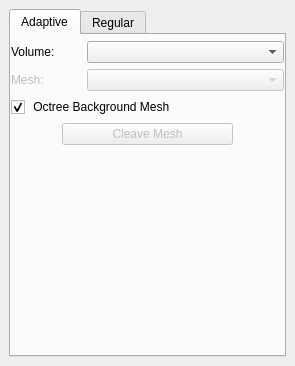
<?xml version="1.0" encoding="UTF-8"?>
<ui version="4.0">
 <class>CleaverWidget</class>
 <widget class="QDockWidget" name="CleaverWidget">
  <property name="geometry">
   <rect>
    <x>0</x>
    <y>0</y>
    <width>295</width>
    <height>366</height>
   </rect>
  </property>
  <property name="sizePolicy">
   <sizepolicy hsizetype="Minimum" vsizetype="Minimum">
    <horstretch>0</horstretch>
    <verstretch>0</verstretch>
   </sizepolicy>
  </property>
  <property name="minimumSize">
   <size>
    <width>295</width>
    <height>366</height>
   </size>
  </property>
  <property name="maximumSize">
   <size>
    <width>524287</width>
    <height>524287</height>
   </size>
  </property>
  <property name="windowTitle">
   <string>Cleaving Tool</string>
  </property>
  <widget class="QWidget" name="dockWidgetContents">
   <layout class="QVBoxLayout" name="verticalLayout">
    <item>
     <widget class="QTabWidget" name="tabWidget">
      <property name="currentIndex">
       <number>0</number>
      </property>
      <widget class="QWidget" name="adaptiveTab">
       <property name="sizePolicy">
        <sizepolicy hsizetype="Expanding" vsizetype="Expanding">
         <horstretch>0</horstretch>
         <verstretch>0</verstretch>
        </sizepolicy>
       </property>
       <attribute name="title">
        <string>Adaptive</string>
       </attribute>
       <layout class="QVBoxLayout" name="verticalLayout_3">
        <property name="spacing">
         <number>6</number>
        </property>
        <property name="leftMargin">
         <number>0</number>
        </property>
        <property name="topMargin">
         <number>0</number>
        </property>
        <property name="rightMargin">
         <number>0</number>
        </property>
        <item>
         <widget class="QWidget" name="topologyWidget" native="true">
          <layout class="QVBoxLayout" name="verticalLayout_4">
           <property name="leftMargin">
            <number>0</number>
           </property>
           <property name="topMargin">
            <number>0</number>
           </property>
           <property name="rightMargin">
            <number>0</number>
           </property>
           <property name="bottomMargin">
            <number>0</number>
           </property>
          </layout>
         </widget>
        </item>
        <item>
         <widget class="QWidget" name="volumeWidget" native="true">
          <layout class="QHBoxLayout" name="horizontalLayout_2">
           <property name="leftMargin">
            <number>0</number>
           </property>
           <property name="topMargin">
            <number>0</number>
           </property>
           <property name="rightMargin">
            <number>0</number>
           </property>
           <property name="bottomMargin">
            <number>0</number>
           </property>
           <item>
            <widget class="QLabel" name="volumeLabel">
             <property name="minimumSize">
              <size>
               <width>70</width>
               <height>0</height>
              </size>
             </property>
             <property name="maximumSize">
              <size>
               <width>70</width>
               <height>16777215</height>
              </size>
             </property>
             <property name="text">
              <string>Volume:</string>
             </property>
            </widget>
           </item>
           <item>
            <widget class="QComboBox" name="volumeBox"/>
           </item>
          </layout>
         </widget>
        </item>
        <item>
         <widget class="QWidget" name="meshWidget" native="true">
          <property name="enabled">
           <bool>false</bool>
          </property>
          <layout class="QHBoxLayout" name="horizontalLayout_3">
           <property name="leftMargin">
            <number>0</number>
           </property>
           <property name="topMargin">
            <number>0</number>
           </property>
           <property name="rightMargin">
            <number>0</number>
           </property>
           <property name="bottomMargin">
            <number>0</number>
           </property>
           <item>
            <widget class="QLabel" name="meshLabel">
             <property name="minimumSize">
              <size>
               <width>70</width>
               <height>0</height>
              </size>
             </property>
             <property name="maximumSize">
              <size>
               <width>70</width>
               <height>16777215</height>
              </size>
             </property>
             <property name="text">
              <string>Mesh:</string>
             </property>
            </widget>
           </item>
           <item>
            <widget class="QComboBox" name="comboBox"/>
           </item>
          </layout>
         </widget>
        </item>
        <item>
         <widget class="QWidget" name="autoWidget" native="true">
          <layout class="QHBoxLayout" name="horizontalLayout_6">
           <property name="leftMargin">
            <number>0</number>
           </property>
           <property name="topMargin">
            <number>0</number>
           </property>
           <property name="rightMargin">
            <number>0</number>
           </property>
           <property name="bottomMargin">
            <number>0</number>
           </property>
           <item>
            <widget class="QCheckBox" name="octreeCheckbox">
             <property name="text">
              <string> Octree Background Mesh</string>
             </property>
             <property name="checked">
              <bool>true</bool>
             </property>
             <property name="tristate">
              <bool>false</bool>
             </property>
            </widget>
           </item>
          </layout>
         </widget>
        </item>
        <item>
         <widget class="QWidget" name="cleaveButtonWidget" native="true">
          <layout class="QHBoxLayout" name="horizontalLayout_7">
           <property name="leftMargin">
            <number>0</number>
           </property>
           <property name="topMargin">
            <number>0</number>
           </property>
           <property name="rightMargin">
            <number>0</number>
           </property>
           <property name="bottomMargin">
            <number>0</number>
           </property>
           <item>
            <spacer name="rightHorizontalSpacer">
             <property name="orientation">
              <enum>Qt::Horizontal</enum>
             </property>
             <property name="sizeHint" stdset="0">
              <size>
               <width>40</width>
               <height>20</height>
              </size>
             </property>
            </spacer>
           </item>
           <item>
            <widget class="QPushButton" name="createMeshButton">
             <property name="enabled">
              <bool>false</bool>
             </property>
             <property name="sizePolicy">
              <sizepolicy hsizetype="Expanding" vsizetype="Fixed">
               <horstretch>0</horstretch>
               <verstretch>0</verstretch>
              </sizepolicy>
             </property>
             <property name="minimumSize">
              <size>
               <width>171</width>
               <height>0</height>
              </size>
             </property>
             <property name="text">
              <string>Cleave Mesh</string>
             </property>
            </widget>
           </item>
           <item>
            <spacer name="leftHorizontalSpacer">
             <property name="orientation">
              <enum>Qt::Horizontal</enum>
             </property>
             <property name="sizeHint" stdset="0">
              <size>
               <width>40</width>
               <height>20</height>
              </size>
             </property>
            </spacer>
           </item>
          </layout>
         </widget>
        </item>
        <item>
         <spacer name="verticalSpacer">
          <property name="orientation">
           <enum>Qt::Vertical</enum>
          </property>
          <property name="sizeHint" stdset="0">
           <size>
            <width>20</width>
            <height>40</height>
           </size>
          </property>
         </spacer>
        </item>
       </layout>
      </widget>
      <widget class="QWidget" name="regularTab">
       <property name="sizePolicy">
        <sizepolicy hsizetype="Expanding" vsizetype="Expanding">
         <horstretch>0</horstretch>
         <verstretch>0</verstretch>
        </sizepolicy>
       </property>
       <attribute name="title">
        <string>Regular</string>
       </attribute>
       <layout class="QVBoxLayout" name="verticalLayout_2">
        <property name="spacing">
         <number>4</number>
        </property>
        <property name="leftMargin">
         <number>0</number>
        </property>
        <property name="topMargin">
         <number>4</number>
        </property>
        <property name="rightMargin">
         <number>0</number>
        </property>
        <property name="bottomMargin">
         <number>20</number>
        </property>
        <item>
         <widget class="QWidget" name="regularVolumeWidget" native="true">
          <property name="minimumSize">
           <size>
            <width>0</width>
            <height>0</height>
           </size>
          </property>
          <layout class="QHBoxLayout" name="horizontalLayout_9">
           <property name="spacing">
            <number>-1</number>
           </property>
           <property name="leftMargin">
            <number>0</number>
           </property>
           <property name="topMargin">
            <number>0</number>
           </property>
           <property name="rightMargin">
            <number>0</number>
           </property>
           <property name="bottomMargin">
            <number>0</number>
           </property>
           <item>
            <widget class="QLabel" name="regularVolumeLabel">
             <property name="minimumSize">
              <size>
               <width>70</width>
               <height>0</height>
              </size>
             </property>
             <property name="maximumSize">
              <size>
               <width>70</width>
               <height>16777215</height>
              </size>
             </property>
             <property name="text">
              <string>Volume:</string>
             </property>
            </widget>
           </item>
           <item>
            <widget class="QComboBox" name="regularVolumeBox"/>
           </item>
          </layout>
         </widget>
        </item>
        <item>
         <widget class="QWidget" name="alphaShortWidget" native="true">
          <layout class="QHBoxLayout" name="horizontalLayout_5">
           <property name="leftMargin">
            <number>0</number>
           </property>
           <property name="topMargin">
            <number>0</number>
           </property>
           <property name="rightMargin">
            <number>0</number>
           </property>
           <property name="bottomMargin">
            <number>0</number>
           </property>
           <item>
            <widget class="QLabel" name="alphaShortLabel">
             <property name="text">
              <string>Alpha Short:</string>
             </property>
            </widget>
           </item>
           <item>
            <widget class="QDoubleSpinBox" name="alphaShortSpinner">
             <property name="decimals">
              <number>4</number>
             </property>
             <property name="singleStep">
              <double>0.010000000000000</double>
             </property>
             <property name="value">
              <double>0.203000000000000</double>
             </property>
            </widget>
           </item>
          </layout>
         </widget>
        </item>
        <item>
         <widget class="QWidget" name="alphaLongWidget" native="true">
          <layout class="QHBoxLayout" name="horizontalLayout_4">
           <property name="leftMargin">
            <number>0</number>
           </property>
           <property name="topMargin">
            <number>0</number>
           </property>
           <property name="rightMargin">
            <number>0</number>
           </property>
           <property name="bottomMargin">
            <number>0</number>
           </property>
           <item>
            <widget class="QLabel" name="alphaLongLabel">
             <property name="text">
              <string>Alpha Long:</string>
             </property>
            </widget>
           </item>
           <item>
            <widget class="QDoubleSpinBox" name="alphaLongSpinner">
             <property name="decimals">
              <number>4</number>
             </property>
             <property name="singleStep">
              <double>0.010000000000000</double>
             </property>
             <property name="value">
              <double>0.357000000000000</double>
             </property>
            </widget>
           </item>
          </layout>
         </widget>
        </item>
        <item>
         <widget class="QWidget" name="scalingWidget" native="true">
          <layout class="QHBoxLayout" name="horizontalLayout">
           <property name="leftMargin">
            <number>0</number>
           </property>
           <property name="topMargin">
            <number>0</number>
           </property>
           <property name="rightMargin">
            <number>0</number>
           </property>
           <property name="bottomMargin">
            <number>0</number>
           </property>
           <item>
            <widget class="QLabel" name="scalingLabel">
             <property name="text">
              <string>Sample Scale:</string>
             </property>
            </widget>
           </item>
           <item>
            <widget class="QDoubleSpinBox" name="scalingSpinner">
             <property name="decimals">
              <number>4</number>
             </property>
             <property name="minimum">
              <double>0.000100000000000</double>
             </property>
             <property name="maximum">
              <double>50.000000000000000</double>
             </property>
             <property name="singleStep">
              <double>0.010000000000000</double>
             </property>
             <property name="value">
              <double>1.000000000000000</double>
             </property>
            </widget>
           </item>
          </layout>
         </widget>
        </item>
        <item>
         <widget class="QWidget" name="paddingWidget" native="true">
          <property name="minimumSize">
           <size>
            <width>0</width>
            <height>30</height>
           </size>
          </property>
          <layout class="QHBoxLayout" name="horizontalLayout_10">
           <property name="leftMargin">
            <number>0</number>
           </property>
           <property name="topMargin">
            <number>0</number>
           </property>
           <property name="rightMargin">
            <number>0</number>
           </property>
           <property name="bottomMargin">
            <number>0</number>
           </property>
           <item>
            <widget class="QLabel" name="label_2">
             <property name="text">
              <string>Padding:</string>
             </property>
            </widget>
           </item>
           <item>
            <widget class="QSpinBox" name="paddingSpinner"/>
           </item>
          </layout>
         </widget>
        </item>
        <item>
         <widget class="QWidget" name="regularButtonWidget" native="true">
          <property name="minimumSize">
           <size>
            <width>0</width>
            <height>0</height>
           </size>
          </property>
          <layout class="QHBoxLayout" name="horizontalLayout_8">
           <property name="spacing">
            <number>-1</number>
           </property>
           <property name="leftMargin">
            <number>0</number>
           </property>
           <property name="topMargin">
            <number>0</number>
           </property>
           <property name="rightMargin">
            <number>0</number>
           </property>
           <property name="bottomMargin">
            <number>0</number>
           </property>
           <item>
            <spacer name="horizontalSpacerRight">
             <property name="orientation">
              <enum>Qt::Horizontal</enum>
             </property>
             <property name="sizeHint" stdset="0">
              <size>
               <width>40</width>
               <height>20</height>
              </size>
             </property>
            </spacer>
           </item>
           <item>
            <widget class="QPushButton" name="createRegularMeshButton">
             <property name="enabled">
              <bool>false</bool>
             </property>
             <property name="minimumSize">
              <size>
               <width>171</width>
               <height>0</height>
              </size>
             </property>
             <property name="text">
              <string>Construct Mesh</string>
             </property>
            </widget>
           </item>
           <item>
            <spacer name="horizontalSpacerLeft">
             <property name="orientation">
              <enum>Qt::Horizontal</enum>
             </property>
             <property name="sizeHint" stdset="0">
              <size>
               <width>40</width>
               <height>20</height>
              </size>
             </property>
            </spacer>
           </item>
          </layout>
         </widget>
        </item>
        <item>
         <spacer name="regularSpacer">
          <property name="orientation">
           <enum>Qt::Vertical</enum>
          </property>
          <property name="sizeHint" stdset="0">
           <size>
            <width>20</width>
            <height>40</height>
           </size>
          </property>
         </spacer>
        </item>
       </layout>
      </widget>
     </widget>
    </item>
   </layout>
  </widget>
 </widget>
 <resources/>
 <connections>
  <connection>
   <sender>octreeCheckbox</sender>
   <signal>toggled(bool)</signal>
   <receiver>meshWidget</receiver>
   <slot>setDisabled(bool)</slot>
   <hints>
    <hint type="sourcelabel">
     <x>147</x>
     <y>145</y>
    </hint>
    <hint type="destinationlabel">
     <x>147</x>
     <y>104</y>
    </hint>
   </hints>
  </connection>
  <connection>
   <sender>createRegularMeshButton</sender>
   <signal>clicked()</signal>
   <receiver>CleaverWidget</receiver>
   <slot>createRegularMesh()</slot>
   <hints>
    <hint type="sourcelabel">
     <x>134</x>
     <y>191</y>
    </hint>
    <hint type="destinationlabel">
     <x>134</x>
     <y>203</y>
    </hint>
   </hints>
  </connection>
  <connection>
   <sender>createMeshButton</sender>
   <signal>clicked()</signal>
   <receiver>CleaverWidget</receiver>
   <slot>createMesh()</slot>
   <hints>
    <hint type="sourcelabel">
     <x>147</x>
     <y>177</y>
    </hint>
    <hint type="destinationlabel">
     <x>147</x>
     <y>124</y>
    </hint>
   </hints>
  </connection>
 </connections>
 <slots>
  <slot>createBackgroundMesh()</slot>
  <slot>computeInterfaces()</slot>
  <slot>sampleVolume()</slot>
  <slot>generalizeTets()</slot>
  <slot>stencilTets()</slot>
  <slot>snapAndWarp()</slot>
  <slot>computeAlphas()</slot>
  <slot>buildMeshAdjacency()</slot>
  <slot>createMesh()</slot>
  <slot>createRegularMesh()</slot>
 </slots>
</ui>
